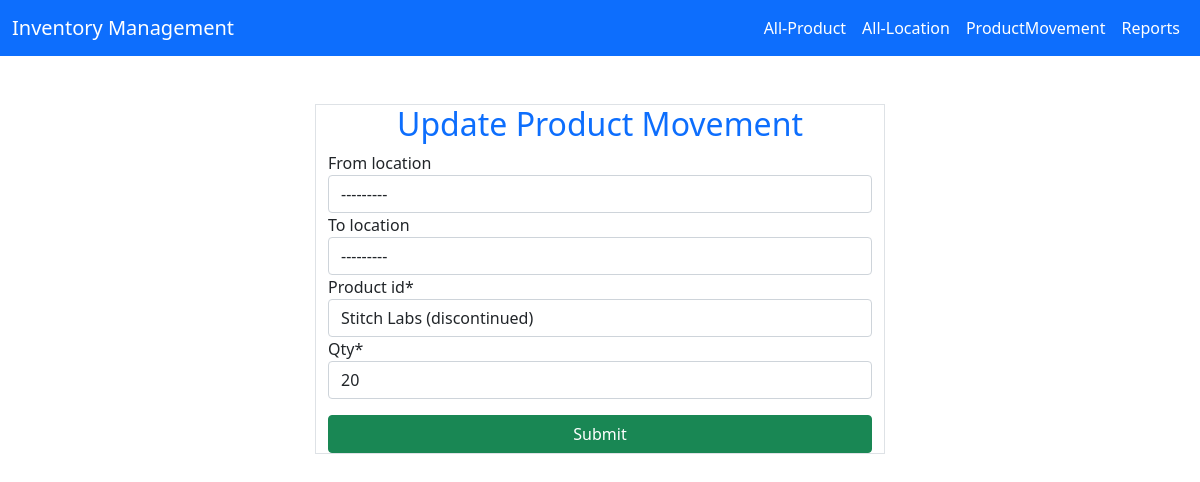
The app's page /update-product-movement/1, older data.
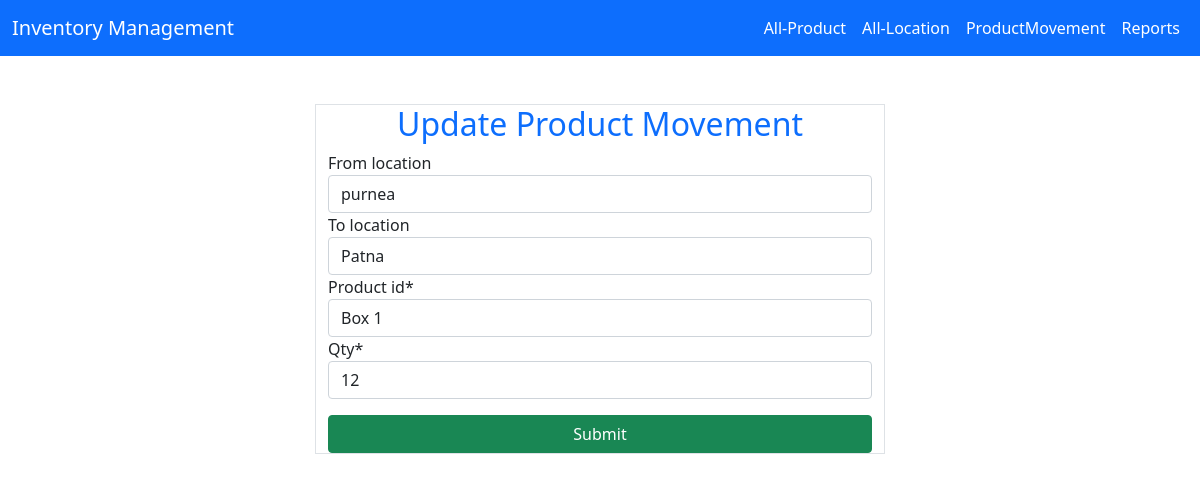
The same page, newer data.
### app/models.py (models this page shows, shortened)
class ProductMovement(models.Model):
    timestamp = models.DateTimeField(auto_now_add=True)
    from_location = models.ForeignKey(WLocat, related_name='from_locations', null=True, blank=True, on_delete=models.CASCADE)
    to_location = models.ForeignKey(WLocat, related_name='to_locations', null=True, blank=True, on_delete=models.CASCADE)
    product_id = models.ForeignKey(Product, on_delete=models.CASCADE)
    qty = models.IntegerField(default=1)

### app/views.py (the view, shortened to what this page needs)
# urls.py: path('update-product-movement/<int:pk>',UpdateMovement.as_view(),name='update-product-movement'),
class UpdateMovement(UpdateView):
    model = ProductMovement
    form_class = ProductMovementForm
    template_name = 'update-movement.html'

### app/forms.py
class ProductMovementForm(forms.ModelForm):
    class Meta:
        model = ProductMovement
        fields = '__all__'

### app/models.py (called while the page is built)
    def __str__(self):
        return self.product_name

    def __str__(self):
        return self.city

### templates/update-movement.html (shortened to what this page needs)
{% extends 'base.html' %}
{% load crispy_forms_tags %}
{% block content %}
    <div class="container">
        <div class="row">
            <div class="col-6 mx-auto border mt-5">
                <h2 class="text-center text-primary">Update Product Movement</h2>
                <form action="" method="post">
                    {{ form|crispy }}
                    <div class="d-grid mt-3">
                        <input type="submit" class="btn btn-success">
                    </div>
                </form>
            </div>
        </div>
    </div>
{% endblock %}

Row changes from the older to the newer data that the page shows:
changed ProductMovement: from_location "---------" → "purnea"; to_location "---------" → "Patna"; product_id "Stitch Labs (discontinued)" → "Box 1"; qty "20" → "12"
